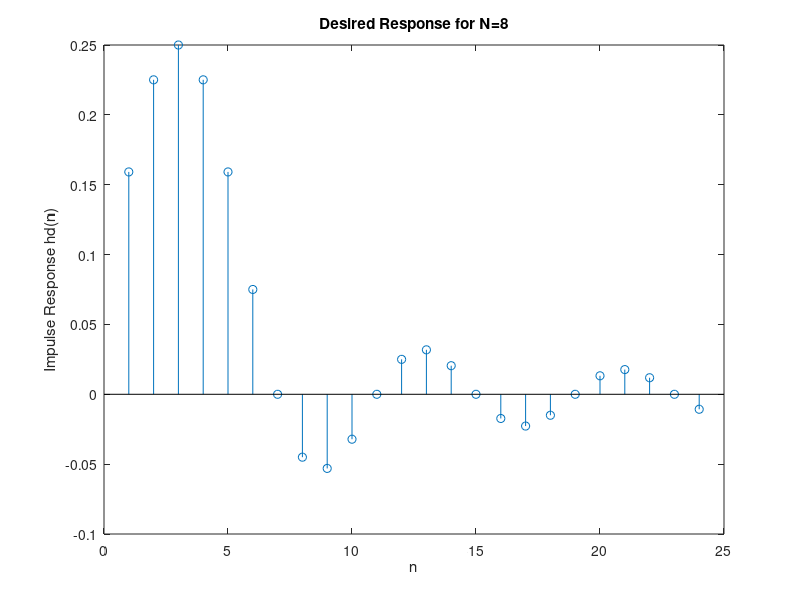
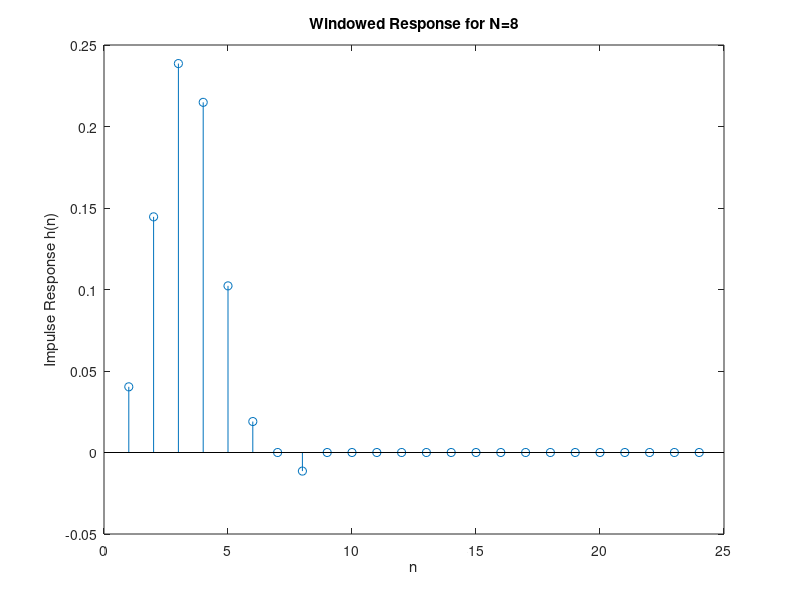
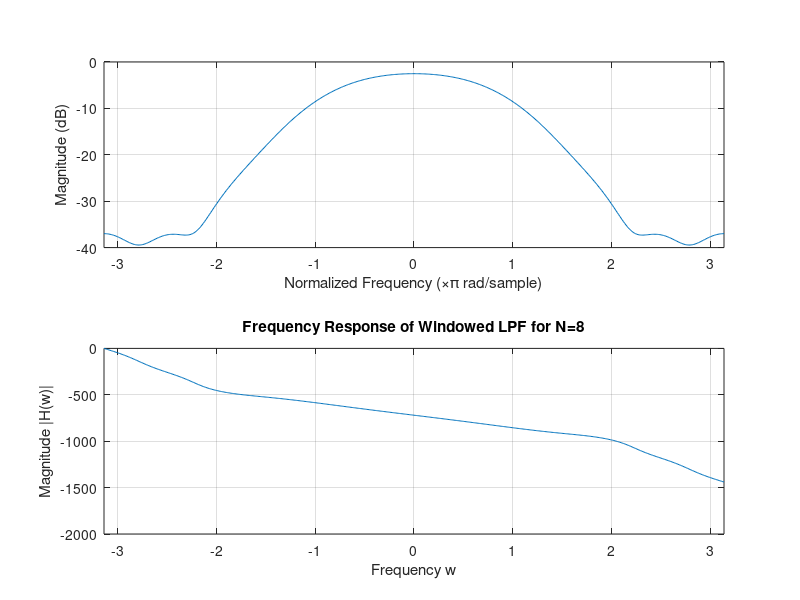
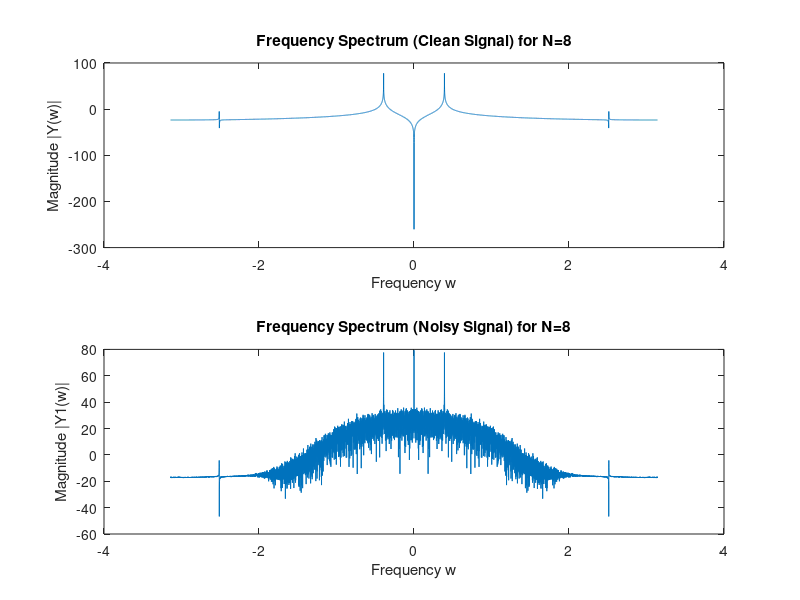

MATLAB code to generate these figures, in order:
function hamming()

for N=[8,64,512]
    
% INITIALIZATIONS    

k = floor((N-1)/2);        
hd = zeros(1,3*N); % Initialize Desired Response Vector with zeroes
h = zeros(1,3*N);  % Initialize Windowed Response Vector with zeroes
w = zeros(1,3*N);  % Initialize Window Vector with zeroes
wcut = pi/4;       % Cutoff Frequency of LPF = pi/4

% LOW PASS FILTER DESIGN - DESIRED RESPONSE

for n = 1:3*N
    if n==k
        hd(n) = wcut/pi;
    else
        hd(n) = (sin(wcut*(n-k)))/(pi*(n-k));
    end
end

figure, stem(hd);
xlabel('n');
ylabel('Impulse Response hd(n)');
title(['Desired Response for N=',int2str(N)]);

% HAMMING WINDOW

for n=1:N
    w(n)=0.54-0.46*cos(2*pi*(n)/(N-1));
end

% WINDOWED FILTER RESPONSE

for n=1:N
    h(n)=hd(n)*w(n);
end

w1 = -pi:pi/(256):pi;  

figure, stem(h);
xlabel('n');
ylabel('Impulse Response h(n)');
title(['Windowed Response for N=',int2str(N)]);

figure, freqz(h,1,w1);
xlabel('Frequency w');
ylabel('Magnitude |H(w)|');
title(['Frequency Response of Windowed LPF for N=',int2str(N)]);

% SIGNAL FILTERING USING WINDOWED LPF

n=0:10000;

x = sin(pi/8 *n) + sin(pi/1.25 *n);  % 2 sinusoids are used - Passband (pi/8) and Stopband (4pi/5) frequencies
y = filtfilt(h,1,x);                % Filtering the signal
z = abs(fft(y));                     % Frequency Spectrum
z1 = fftshift(z);

FL = [-length(z)/2+1 : length(z)/2]*2*pi/length(z);

figure
subplot(2,1,1);
plot(FL,10*log(z1));
xlabel('Frequency w');
ylabel('Magnitude |Y(w)|');
title(['Frequency Spectrum (Clean Signal) for N=',int2str(N)]);
    
% NOISE-ADDED SIGNAL FILTERING    
    
noise = rand(size(x));  % Generating random noise
x1= x + noise;             % Adding white noise
y1 = filtfilt(h,1,x1); 
z2 = abs(fft(y1));     
z3 = fftshift(z2);

subplot(2,1,2);
plot(FL,10*log(z3));  
xlabel('Frequency w');
ylabel('Magnitude |Y1(w)|');
title(['Frequency Spectrum (Noisy Signal) for N=',int2str(N)]);

% SNR CALCULATION
    
SNR = 10*log(mean(x.^2)/mean(noise.^2));
   
end

key = waitforbuttonpress;
if(key == 1)
    close all;
end

end
